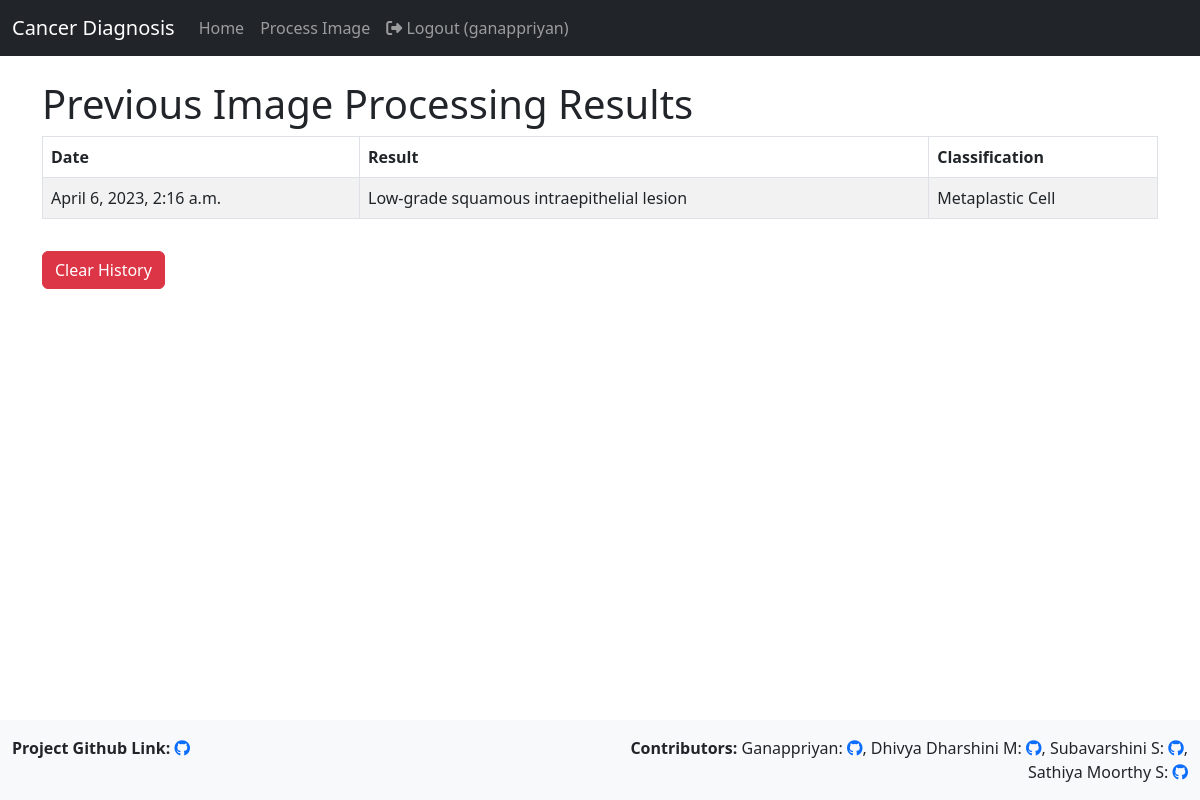
Page /process_image/history/ (signed in) on the earlier database version.
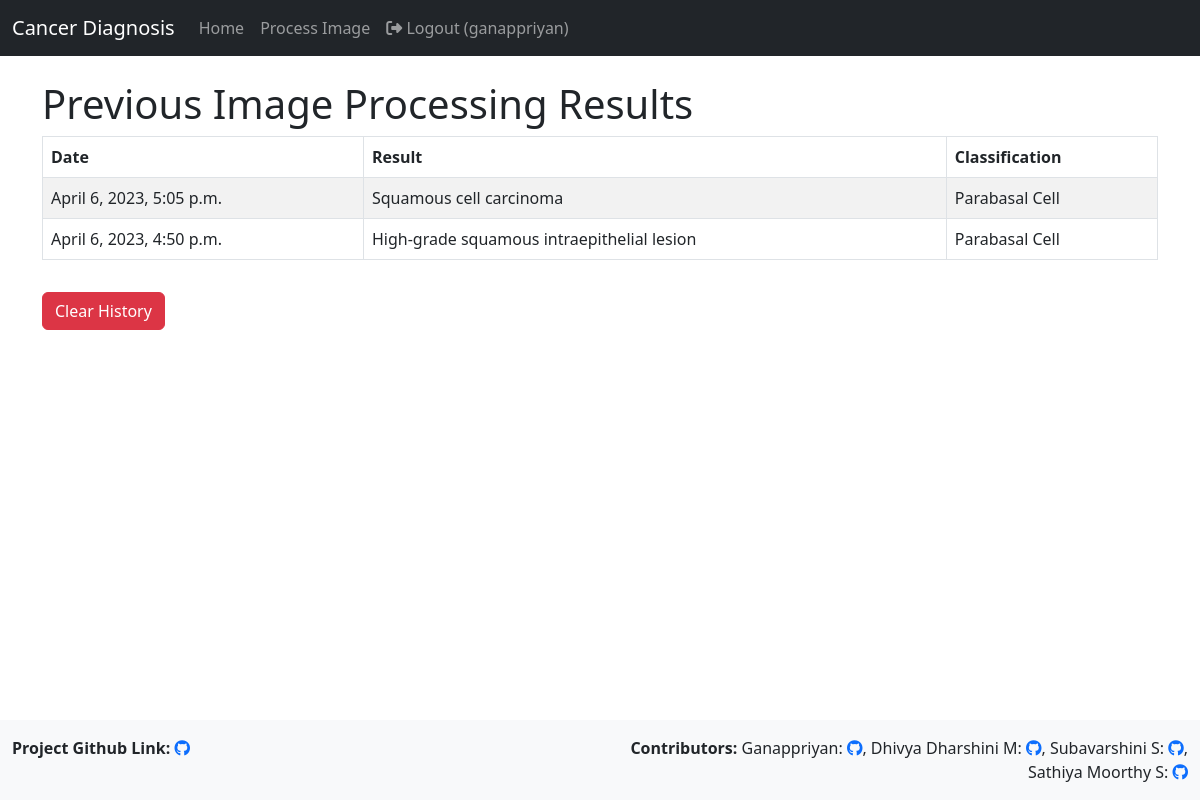
Same page on the later database version.
### users_handler/models.py (models this page shows, shortened)
class CustomUser(AbstractUser):
    email = models.EmailField(unique=True)
    phone_number = models.CharField(max_length=20)

### image_processor/models.py (models this page shows)
class JsonResponse(models.Model):
    user = models.ForeignKey(settings.AUTH_USER_MODEL, on_delete=models.CASCADE)
    response_text = models.TextField()
    created_at = models.DateTimeField(auto_now_add=True)

### image_processor/views.py (the view)
# urls.py: path('history/', history, name='history'),
@login_required
def history(request):
    json_responses = JsonResponse.objects.filter(user=request.user).order_by('-created_at')
    response_as_array = []
    for json_response in json_responses:
        dict_obj = json.loads(json_response.response_text.replace("'", '"'))
        dict_obj['created_at'] = json_response.created_at
        print(type(dict_obj), dict_obj)
        response_as_array.append(dict_obj)
    print(type(response_as_array), response_as_array)
    return render(request, 'image_processor/history.html', {'json_responses': response_as_array})

### frontend/templates/image_processor/history.html (shortened to what this page needs)
{% extends 'base.html' %}
{% block content %}
<h1>Previous Image Processing Results</h1>
{% if json_responses %}
<div class="table-responsive">
  <table class="table table-bordered table-striped">
    <thead>
      <tr>
        <th>Date</th>
        <th>Result</th>
        <th>Classification</th>
      </tr>
    </thead>
    <tbody>
      {% for json_response in json_responses %}
      <tr>
        <td>{{ json_response.created_at }}</td>
        <td>
          {% if json_response.grading == 'hsil' %}
          High-grade squamous intraepithelial lesion
          {% elif json_response.grading == 'lsil' %}
          Low-grade squamous intraepithelial lesion
          {% elif json_response.grading == 'normal' %}
          Negative for intraepithelial malignancy
          {% elif json_response.grading == 'scc' %}
          Squamous cell carcinoma
          {% endif %}
        </td>
        {% if json_response.classification %}
        <td>
          {% if json_response.classification == 'cervix_dyk' %}
          Dyskeratotic Cell
          {% elif json_response.classification == 'cervix_koc' %}
          Koilocytic Cell
          {% elif json_response.classification == 'cervix_mep' %}
          Metaplastic Cell
          {% elif json_response.classification == 'cervix_pab' %}
          Parabasal Cell
          {% elif json_response.classification == 'cervix_sfi' %}
          Superficial-Intermediate Cell
          {% endif %}
        </td>
        {% endif %}
      </tr>
      {% endfor %}
    </tbody>
  </table>
  <form action="{% url 'clear_history' %}" method="post">
    <button type="submit" class="btn btn-danger mt-3">Clear History</button>
  </form>
</div>
{% else %}
<p>No previous image processing results.</p>
{% endif %}
{% endblock %}

### frontend/templates/base.html (shortened to what this page needs)
<!DOCTYPE html>
<html>
<head>
  <link href="https://cdn.jsdelivr.net/npm/bootstrap@5.2.3/dist/css/bootstrap.min.css" rel="stylesheet">
  <link rel="stylesheet" href="https://cdnjs.cloudflare.com/ajax/libs/font-awesome/6.4.0/css/all.min.css"
 />
</head>
<body>
  <div class="d-flex flex-column min-vh-100">
    <nav class="navbar navbar-expand-lg navbar-dark bg-dark">
      <div class="container-fluid">
        <a class="navbar-brand" href="#">Cancer Diagnosis</a>
        <div class="collapse navbar-collapse" id="navbarNav">
          <ul class="navbar-nav">
            <li class="nav-item {% if request.path == '/' %}active{% endif %}">
              <a class="nav-link" href="{% url 'home' %}">Home</a>
            </li>
            {% if user.is_authenticated %}
            <li class="nav-item {% if request.path == '/process-image/' %}active{% endif %}">
              <a class="nav-link" href="{% url 'process_image' %}">Process Image</a>
            </li>
            <li class="nav-item">
              <a class="nav-link" href="{% url 'logout' %}"><i class="fas fa-sign-out-alt">
                </i> Logout ({{ user.username }})</a>
            </li>
            {% endif %}
          </ul>
        </div>
      </div>
    </nav>
    <main class="container mt-4 flex-grow-1">
      {% block content %}
      {% endblock %}
    </main>
    <footer class="footer mt-auto py-3 bg-light">
      <div class="container-fluid">
        <div class="row">
          <div class="col-12 col-md-6 text-center text-md-start">
            <p class="mb-0"><b>Project Github Link:</b> <a
                href="https://github.com/Ganappriyan/Cancer-Diagnosis-using-ML" target="_blank"><i
                  class="fab fa-github"></i></a></p>
          </div>
          <div class="col-12 col-md-6 text-center text-md-end">
            <p class="mb-0">
              <b>Contributors:</b> Ganappriyan: <a href="https://github.com/Ganappriyan" target="_blank"><i
                  class="fab fa-github"></i></a>, Dhivya Dharshini M: <a href="https://github.com/dhivyamuthumanickam"
                target="_blank"><i class="fab fa-github"></i></a>, Subavarshini S: <a
                href="https://github.com/subavarshinis" target="_blank"><i class="fab fa-github"></i></a>, Sathiya
              Moorthy
              S: <a href="https://github.com/Sathiya10" target="_blank"><i class="fab fa-github"></i></a>
            </p>
          </div>
        </div>
      </div>
    </footer>
  </div>
</body>
</html>

Differences in the rows shown:
removed JsonResponse: created_at "April 6, 2023, 2:16 a.m."
added JsonResponse: created_at "April 6, 2023, 5:05 p.m."
added JsonResponse: created_at "April 6, 2023, 4:50 p.m."
Other differences:
new list line: "Squamous cell carcinoma Parabasal Cell"
new list line: "High-grade squamous intraepithelial lesion Parabasal Cell"
list line gone: "Low-grade squamous intraepithelial lesion Metaplastic Cell"
